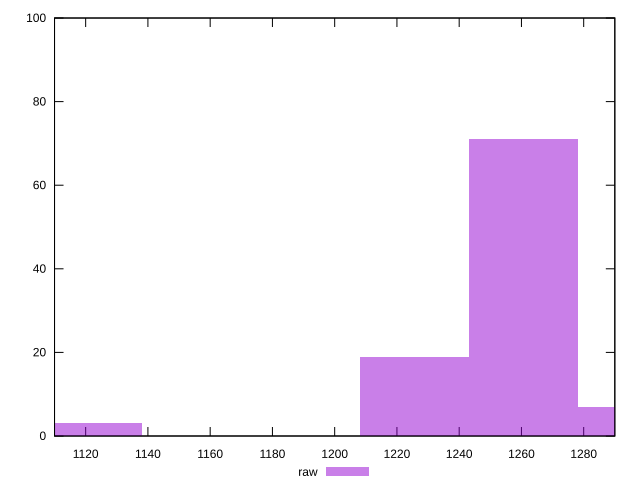

This figure's gnuplot source:
reset

$raw <<EOF
1260.5572931593815 71
1225.541812793843 19
1295.5727735249197 7
1120.495371697228 3
EOF

set key outside below
set boxwidth 35.01548036553837
set xrange [1110:1290]
set yrange [0:100]
set trange [0:100]
set style fill transparent solid 0.5 noborder
set terminal svg size 640, 490 enhanced background rgb 'white'
set output "reports/report_00030_2021-02-24T20-42-31.540Z/uses-http2/samples/agenda/raw/histogram.svg"

plot $raw title "raw" with boxes

reset
